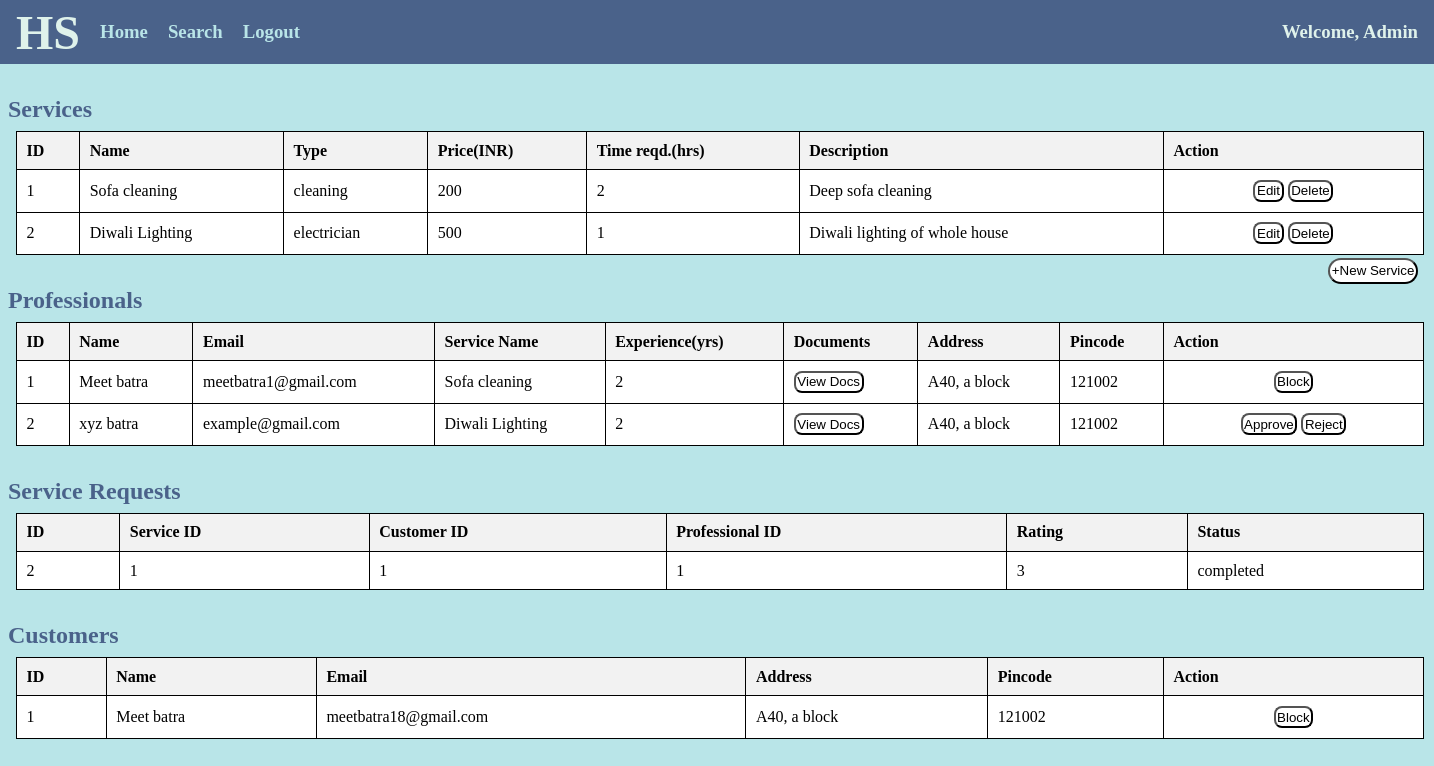
The page /admin/home on the database its author committed.
### app.py (models this page shows)
class Service(db.Model):
    __tablename__= "services"
    id = db.Column(db.Integer, primary_key=True, autoincrement=False)
    name = db.Column(db.String, nullable=False)
    type = db.Column(db.String, nullable=False)
    price = db.Column(db.String, nullable=False)
    time_reqd = db.Column(db.String)
    description = db.Column(db.String)

class Professional(db.Model):
    __tablename__="professionals"
    id = db.Column(db.Integer, primary_key=True, autoincrement=False)
    name = db.Column(db.String, nullable=False)
    email = db.Column(db.String, nullable=False, unique=True)
    passw = db.Column(db.String, nullable=False)
    service_id = db.Column(db.Integer, nullable=False)
    service_name = db.Column(db.String, nullable=False)
    experience = db.Column(db.Integer)
    address = db.Column(db.String)
    pincode = db.Column(db.String, nullable=False)
    status = db.Column(db.String, nullable=False)

class Service_Request(db.Model):
    __tablename__="service_requests"
    id = db.Column(db.Integer, primary_key=True, autoincrement=False)
    service_id = db.Column(db.Integer, db.ForeignKey('services.id'), nullable=False)
    cust_id = db.Column(db.Integer, db.ForeignKey('customers.id'), nullable=False)
    prof_id = db.Column(db.Integer, db.ForeignKey('professionals.id'), nullable=False)
    status = db.Column(db.String, nullable=False)
    rating = db.Column(db.Integer, default=0)

class Customer(db.Model):
    __tablename__="customers"
    id = db.Column(db.Integer, primary_key=True, autoincrement=True)
    name = db.Column(db.String, nullable=False)
    email = db.Column(db.String, unique=True, nullable=False)
    passw = db.Column(db.String, nullable=False)
    address = db.Column(db.String)
    pincode = db.Column(db.String, nullable=False)
    status = db.Column(db.String, nullable=False)

### app.py (the view)
@app.route('/admin/home', methods=['GET','POST'])
def admin_home():
    services=Service.query.all()
    profs=Professional.query.all()
    reqs=Service_Request.query.all()
    customers=Customer.query.all()
    return render_template('admin_home.html',services=services,profs=profs,reqs=reqs,customers=customers)

### templates/admin_home.html (shortened to what this page needs)
<!DOCTYPE html>
<html lang="en">
<head>
    <link rel="stylesheet" href="../static/style_admin_prof.css">
</head>
<body>
    <div class="nav">
        <h1>HS</h1>
        <div class="options">
            <h3><a href="/admin/home">Home</a></h3>
            <h3><a href="/admin/search">Search</a></h3>
            <h3><a href="/">Logout</a></h3>
        </div>
        <div class="greet">
            <h3>Welcome, Admin</h3>
        </div>
    </div>
    <div class="container">
        <div class="services">
            <h2>Services</h2>
            {% if services | length==0 %}
            <div class="msg">
                <h3>No Services</h3>
                <a href="/admin/createService"><button>+New Service</button></a>
            </div>
            {% else %}
            <table>
                <tr>
                    <th>ID</th>
                    <th>Name</th>
                    <th>Type</th>
                    <th>Price(INR)</th>
                    <th>Time reqd.(hrs)</th>
                    <th>Description</th>
                    <th>Action</th>
                </tr>
                {% for service in services %}
                    <tr>
                        <td>{{service.id}}</td>
                        <td>{{service.name}}</td>
                        <td>{{service.type}}</td>
                        <td>{{service.price}}</td>
                        <td>{{service.time_reqd}}</td>
                        <td>{{service.description}}</td>
                        <td class="btn">
                            <a href="/admin/editService/{{service.id}}"><button>Edit</button></a>
                            <a href="/admin/deleteService/{{service.id}}"><button>Delete</button></a>
                        </td>
                    </tr>
                {% endfor %}
            </table>
            <div class="new">
                <a href="/admin/createService"><button>+New Service</button></a>
            </div>
            {% endif %}
        </div>
        <div class="prof">
            <h2>Professionals</h2>
            {% if profs | length==0 %}
                <div class="msg">
                    <h3>No Professionals</h3>
                </div>
            {% else %}
            <table>
                <tr>
                    <th>ID</th>
                    <th>Name</th>
                    <th>Email</th>
                    <th>Service Name</th>
                    <th>Experience(yrs)</th>
                    <th>Documents</th>
                    <th>Address</th>
                    <th>Pincode</th>
                    <th>Action</th>
                </tr>
                {% for prof in profs %}
                    <tr>
                        <td>{{prof.id}}</td>
                        <td>{{prof.name}}</td>
                        <td>{{prof.email}}</td>
                        <td>{{prof.service_name}}</td>
                        <td>{{prof.experience}}</td>
                        <td>
                            <a href="/static/docs/{{prof.id}}.pdf" target="_blank"><button>View Docs</button></a>
                        </td>
                        <td>{{prof.address}}</td>
                        <td>{{prof.pincode}}</td>
                        <td class="btn">
                            {% if prof.status =="Approved" %}
                            <a href="/admin/blockProfessional/{{prof.id}}"><button>Block</button></a>
                            {% elif prof.status == "Rejected" %}
                            {{prof.status}}
                            {% elif prof.status == "Blocked" %}
                            {{prof.status}}
                            {% else %}
                            <a href="/admin/approveProfessional/{{prof.id}}"><button>Approve</button></a>
                            <a href="/admin/rejectProfessional/{{prof.id}}"><button>Reject</button></a>
                            {% endif %}
                        </td>
                    </tr>
                {% endfor %}
            </table>
            {% endif %}
        </div>
        <div class="req">
            <h2>Service Requests</h2>
            {% if reqs | length==0 %}
                <div class="msg">
                    <h3>No Requests</h3>
                </div>
            {% else %}
            <table>
                <tr>
                    <th>ID</th>
                    <th>Service ID</th>
                    <th>Customer ID</th>
                    <th>Professional ID</th>
                    <th>Rating</th>
                    <th>Status</th>
                </tr>
                {% for req in reqs %}
                    <tr>
                        <td>{{req.id}}</td>
                        <td>{{req.service_id}}</td>
                        <td>{{req.cust_id}}</td>
                        <td>{{req.prof_id}}</td>
                        <td>{{req.rating}}</td>
                        <td>{{req.status}}</td>
                    </tr>
                {% endfor %}
            </table>
            {% endif %}
        </div>
        <div class="customers">
            <h2>Customers</h2>
            {% if customers | length==0 %}
                <div class="msg">
                    <h3>No Customers</h3>
                </div>
            {% else %}
            <table>
                <tr>
                    <th>ID</th>
                    <th>Name</th>
                    <th>Email</th>
                    <th>Address</th>
                    <th>Pincode</th>
                    <th>Action</th>
                </tr>
                {% for customer in customers %}
                    <tr>
                        <td>{{customer.id}}</td>
                        <td>{{customer.name}}</td>
                        <td>{{customer.email}}</td>
                        <td>{{customer.address}}</td>
                        <td>{{customer.pincode}}</td>
                        <td class="btn">
                            {% if customer.status!="Blocked" %}
                                <a href="/admin/blockCustomer/{{customer.id}}"><button>Block</button></a>
                            {% else %}
                                {{customer.status}}
                            {% endif %}
                        </td>
                    </tr>
                {% endfor %}
            </table>
            {% endif %}
        </div>
    </div>
</body>
</html>

### static/style_admin_prof.css (style rules this page uses)
* { margin: 0; padding: 0; }
.nav { height: 4rem; width:100%; display: flex; align-items: center; color: #DFF2EB; background-color: #4A628A; margin-bottom: 2rem; }
h1 { margin-left: 1rem; font-size: 3rem; }
a { text-decoration: none; }
.options a { color: #B9E5E8; }
.options { height: 2rem; width: 15rem; display: flex; align-items: center; justify-content: space-evenly; }
.greet { position: absolute; right:1rem; }
body { background-color: #B9E5E8; }
table { border-collapse: collapse; width: 88rem; margin-left: 1rem; }
th, td { border: 0.1rem solid black; padding: 0.6rem; text-align: left; background-color: white; }
th { background-color: #f2f2f2; }
.services, .req, .prof, .customers { margin-bottom: 2rem; }
h2 { color: #4A628A; margin-bottom: 0.5rem; margin-left: 0.5rem; }
button { background-color: white; padding: 0.1rem; border-radius: 0.5rem; }
.new { position: absolute; right: 1rem; margin-top: 0.2rem; }
.new button { border-radius: 1rem; height: 1.6rem; }
.btn { text-align: center; width: 15rem; }

### rows shown on the page
Service: id "1", name "Sofa cleaning", type "cleaning", price "200", time_reqd "2", description "Deep sofa cleaning"
Service: id "2", name "Diwali Lighting", type "electrician", price "500", time_reqd "1", description "Diwali lighting of whole house"
Professional: id "1", name "Meet batra", email "meetbatra1@gmail.com", service_name "Sofa cleaning", experience "2", address "A40, a block", pincode "121002"
Professional: id "2", name "xyz batra", email "example@gmail.com", service_name "Diwali Lighting", experience "2", address "A40, a block", pincode "121002"
Service_Request: id "2", service_id "1", cust_id "1", prof_id "1", rating "3", status "completed"
Customer: id "1", name "Meet batra", email "meetbatra18@gmail.com", address "A40, a block", pincode "121002"
